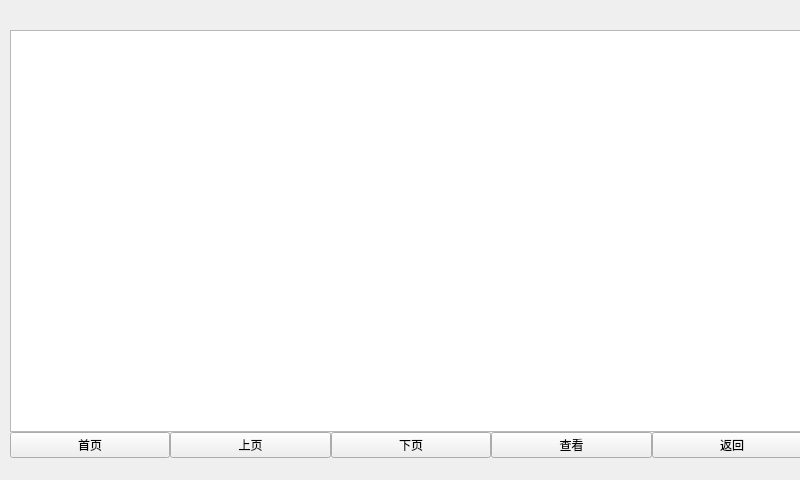
<?xml version="1.0" encoding="UTF-8"?>
<ui version="4.0">
 <class>zhuangtaibiao</class>
 <widget class="QWidget" name="zhuangtaibiao">
  <property name="geometry">
   <rect>
    <x>0</x>
    <y>0</y>
    <width>800</width>
    <height>480</height>
   </rect>
  </property>
  <property name="windowTitle">
   <string>Form</string>
  </property>
  <widget class="QWidget" name="verticalLayoutWidget">
   <property name="geometry">
    <rect>
     <x>10</x>
     <y>30</y>
     <width>802</width>
     <height>428</height>
    </rect>
   </property>
   <layout class="QVBoxLayout" name="verticalLayout">
    <property name="spacing">
     <number>0</number>
    </property>
    <property name="sizeConstraint">
     <enum>QLayout::SetMaximumSize</enum>
    </property>
    <item>
     <widget class="QTableView" name="tableView">
      <property name="sizePolicy">
       <sizepolicy hsizetype="Fixed" vsizetype="Preferred">
        <horstretch>1</horstretch>
        <verstretch>17</verstretch>
       </sizepolicy>
      </property>
      <property name="minimumSize">
       <size>
        <width>800</width>
        <height>300</height>
       </size>
      </property>
      <property name="dragEnabled">
       <bool>true</bool>
      </property>
      <attribute name="horizontalHeaderStretchLastSection">
       <bool>true</bool>
      </attribute>
     </widget>
    </item>
    <item>
     <layout class="QHBoxLayout" name="horizontalLayout">
      <item>
       <widget class="QPushButton" name="first">
        <property name="text">
         <string>首页</string>
        </property>
       </widget>
      </item>
      <item>
       <widget class="QPushButton" name="prev">
        <property name="text">
         <string>上页</string>
        </property>
       </widget>
      </item>
      <item>
       <widget class="QPushButton" name="next">
        <property name="text">
         <string>下页</string>
        </property>
       </widget>
      </item>
      <item>
       <widget class="QPushButton" name="chakan">
        <property name="text">
         <string>查看</string>
        </property>
       </widget>
      </item>
      <item>
       <widget class="QPushButton" name="fanhui">
        <property name="text">
         <string>返回</string>
        </property>
       </widget>
      </item>
     </layout>
    </item>
   </layout>
  </widget>
 </widget>
 <resources/>
 <connections/>
</ui>
